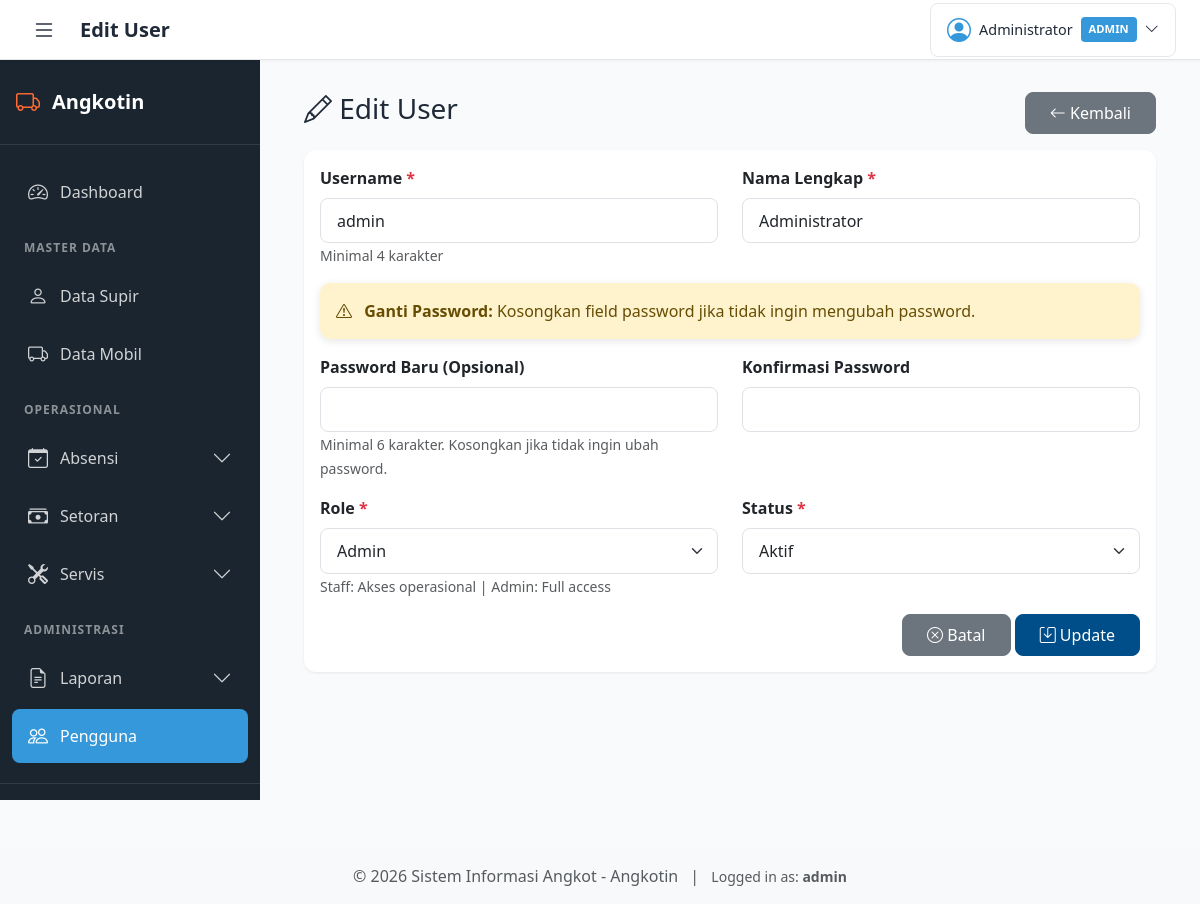
/admin/users/edit.php?id=1 (signed in), run on the app's committed database.
### tables this page shows
CREATE TABLE users (
    id_user INT PRIMARY KEY AUTO_INCREMENT,
    username VARCHAR(50) UNIQUE NOT NULL,
    password VARCHAR(255) NOT NULL,
    nama_lengkap VARCHAR(100) NOT NULL,
    role ENUM('admin', 'staff') NOT NULL,
    status ENUM('aktif', 'nonaktif') DEFAULT 'aktif',
    created_at TIMESTAMP DEFAULT CURRENT_TIMESTAMP,
    updated_at TIMESTAMP DEFAULT CURRENT_TIMESTAMP ON UPDATE CURRENT_TIMESTAMP,
    INDEX idx_username (username),
    INDEX idx_role (role),
    INDEX idx_status (status)
);

### admin/users/edit.php (the view, shortened to what this page needs)
<?php
require_once '../../config/database.php';
$id = isset($_GET['id']) ? (int) $_GET['id'] : 0;
$stmt = $conn->prepare("SELECT * FROM users WHERE id_user = ?");
$stmt->bind_param("i", $id);
$stmt->execute();
$result = $stmt->get_result();
$user = $result->fetch_assoc();
include '../../includes/header.php';
?>
<div class="container-fluid">
    <div class="row mb-3">
        <div class="col-md-6">
            <h3><i class="bi bi-pencil"></i> Edit User</h3>
        </div>
        <div class="col-md-6 text-end">
            <a href="index.php" class="btn btn-secondary">
                <i class="bi bi-arrow-left"></i> Kembali
            </a>
        </div>
    </div>
    <div class="card">
        <div class="card-body">
            <form method="POST" action="" class="needs-validation" novalidate>
                <div class="row">
                    <div class="col-md-6">
                        <div class="mb-3">
                            <label for="username" class="form-label">Username <span class="text-danger">*</span></label>
                            <input type="text" class="form-control" id="username" name="username"
                                value="<?php echo $user['username']; ?>" minlength="4" required>
                            <small class="text-muted">Minimal 4 karakter</small>
                        </div>
                    </div>
                    <div class="col-md-6">
                        <div class="mb-3">
                            <label for="nama_lengkap" class="form-label">Nama Lengkap <span
                                    class="text-danger">*</span></label>
                            <input type="text" class="form-control" id="nama_lengkap" name="nama_lengkap"
                                value="<?php echo $user['nama_lengkap']; ?>" required>
                        </div>
                    </div>
                </div>
                <div class="alert alert-warning">
                    <i class="bi bi-exclamation-triangle"></i>
                    <strong>Ganti Password:</strong> Kosongkan field password jika tidak ingin mengubah password.
                </div>
                <div class="row">
                    <div class="col-md-6">
                        <div class="mb-3">
                            <label for="password" class="form-label">Password Baru (Opsional)</label>
                            <input type="password" class="form-control" id="password" name="password" minlength="6">
                            <small class="text-muted">Minimal 6 karakter. Kosongkan jika tidak ingin ubah
                                password.</small>
                        </div>
                    </div>
                    <div class="col-md-6">
                        <div class="mb-3">
                            <label for="confirm_password" class="form-label">Konfirmasi Password</label>
                            <input type="password" class="form-control" id="confirm_password" name="confirm_password"
                                minlength="6">
                        </div>
                    </div>
                </div>
                <div class="row">
                    <div class="col-md-6">
                        <div class="mb-3">
                            <label for="role" class="form-label">Role <span class="text-danger">*</span></label>
                            <select class="form-select" id="role" name="role" required>
                                <option value="admin" <?php echo $user['role'] === 'admin' ? 'selected' : ''; ?>>Admin
                                </option>
                            </select>
                            <small class="text-muted">Staff: Akses operasional | Admin: Full access</small>
                        </div>
                    </div>
                    <div class="col-md-6">
                        <div class="mb-3">
                            <label for="status" class="form-label">Status <span class="text-danger">*</span></label>
                            <select class="form-select" id="status" name="status" required>
                                <option value="aktif" <?php echo $user['status'] === 'aktif' ? 'selected' : ''; ?>>Aktif
                                </option>
                            </select>
                        </div>
                    </div>
                </div>
                <div class="text-end">
                    <a href="index.php" class="btn btn-secondary">
                        <i class="bi bi-x-circle"></i> Batal
                    </a>
                    <button type="submit" class="btn btn-primary">
                        <i class="bi bi-save"></i> Update
                    </button>
                </div>
            </form>
        </div>
    </div>
</div>
<?php include '../../includes/footer.php'; ?>

### assets/css/style.css (style rules this page uses)
:root { --primary-color: #0d6efd; --secondary-color: #6c757d; --success-color: #198754; --danger-color: #dc3545; --warning-color: #ffc107; --info-color: #0dcaf0; --dark-color: #212529; --light-color: #f8f9fa; --angkot-orange: #ff6b35; --angkot-blue: #004e89; --sidebar-bg: #1A252F; --sidebar-hover: #2C3E50; --header-bg: #FFFFFF; --header-border: #E5E7EB; --content-bg: #F9FAFB; --text-primary: #1F2937; --text-secondary: #6B7280; --accent-blue: #3498DB; --sidebar-width: 260px; --sidebar-collapsed-width: 70px; --header-height: 60px; --transition-speed: 0.3s; }
* { margin: 0; padding: 0; box-sizing: border-box; }
body { font-family: 'Segoe UI', Tahoma, Geneva, Verdana, sans-serif; background-color: var(--content-bg); color: var(--text-primary); min-height: 100vh; display: flex; flex-direction: column; }
.card { border: none; border-radius: 12px; box-shadow: 0 1px 3px rgba(0, 0, 0, 0.08); transition: transform 0.3s ease, box-shadow 0.3s ease; background-color: white; }
.btn { border-radius: 8px; padding: 0.5rem 1.5rem; font-weight: 500; transition: all 0.3s ease; }
.btn-primary { background-color: var(--angkot-blue); border-color: var(--angkot-blue); }
.form-control, .form-select { border-radius: 8px; border: 1px solid #dee2e6; padding: 0.6rem 1rem; transition: border-color 0.3s ease, box-shadow 0.3s ease; }
.form-label { font-weight: 600; color: var(--dark-color); margin-bottom: 0.5rem; }
.alert { border-radius: 10px; border: none; box-shadow: 0 2px 8px rgba(0, 0, 0, 0.1); }
.alert i { margin-right: 0.5rem; }

### data on the page
users: username "admin", nama_lengkap "Administrator", role "Admin", status "Aktif"

### other printed values
$page_title "Edit User"
get_user_fullname() "Administrator"
get_user_role() "ADMIN"
get_username() "admin"
